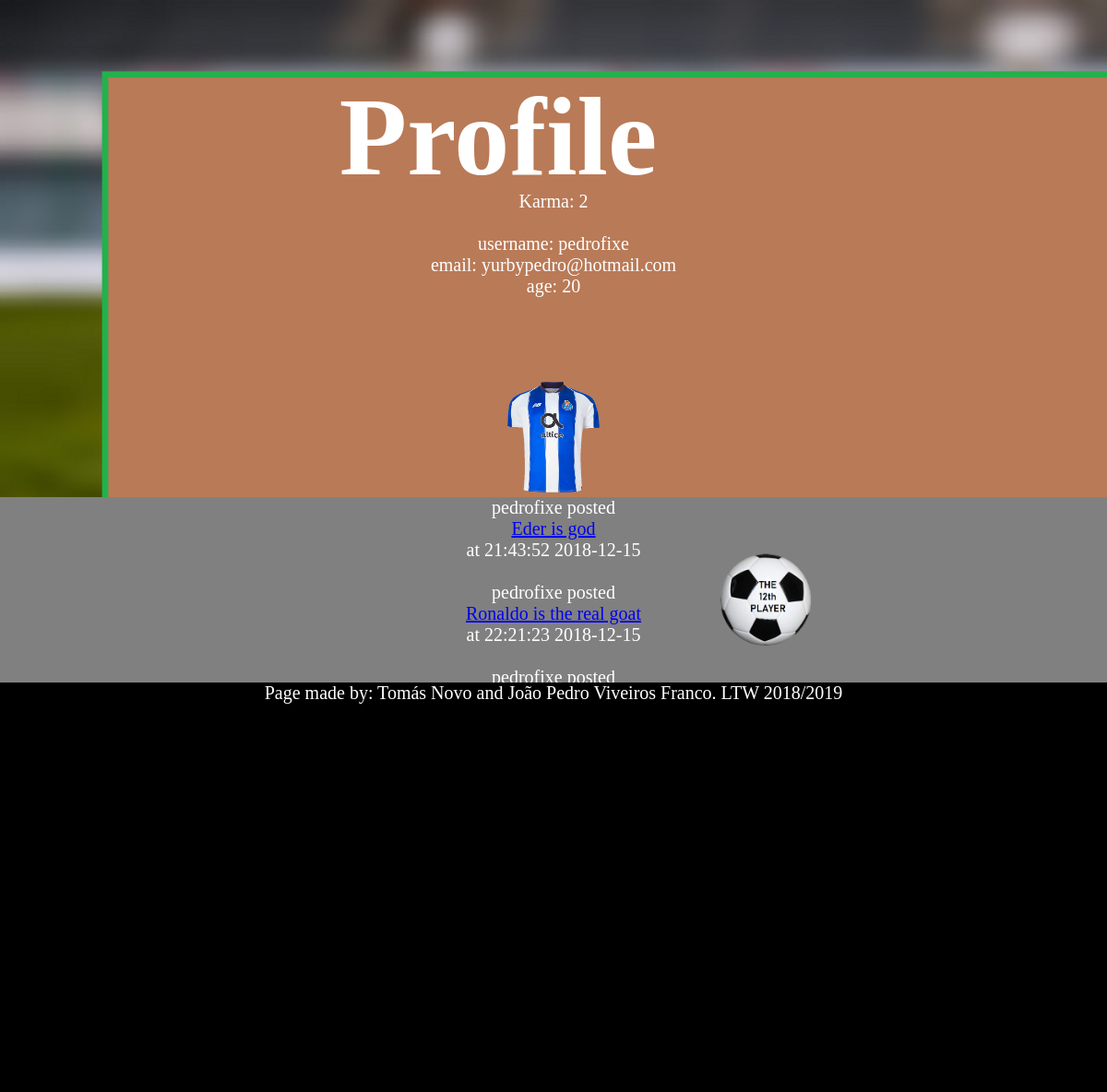
The page /profile.php?id=1 on the database its author committed.
### tables this page shows
CREATE TABLE User (
    idUser      INTEGER  NOT NULL PRIMARY KEY,

    username	VARCHAR (50) NOT NULL UNIQUE,
	password	VARCHAR NOT NULL,
	age 		INTEGER NOT NULL,
	email		VARCHAR (100) NOT NULL UNIQUE,
	pic			VARCHAR NOT NULL
);

CREATE TABLE Post (
	idPost		INTEGER NOT NULL PRIMARY KEY,
	idUser		INTEGER REFERENCES User (idUser),

	Title 		VARCHAR (100) NOT NULL,
	Text		VARCHAR (1000) NOT NULL,

	Link		VARCHAR NOT NULL,

	Date		INTEGER NOT NULL,

	Upvotes		INTEGER,
	Downvotes	INTEGER
);

### profile.php (the view, shortened to what this page needs)
<?php
    include_once("karma.php");
    if (isset($_GET['id']))
	    $id = preg_replace("/[^0-9]/", "", $_GET['id']);
    else
        $id = loggedIn();
 	$dbh = new PDO('sqlite:database.db');
	$dbh->setAttribute(PDO::ATTR_EMULATE_PREPARES, false);
	$query = $dbh->prepare('SELECT * FROM User WHERE idUser = ? ');
	if (!$query->execute(array($id)))
	{
		echo "\nPDO::errorInfo():\n";
		print_r($dbh->errorInfo());
		echo "Error!<br>";
	}
	$row = $query->fetch();
	$username = $row['username'];
	$age = $row['age'];
	$email = $row['email'];
    $pic = $row['pic'];
    $query = $dbh->prepare('SELECT P.idPost, P.Title, P.Date FROM User U, Post P WHERE U.idUser = P.idUser AND U.idUser = ?');
    if (!$query->execute(array($id)))
	{
		echo "\nPDO::errorInfo():\n";
		print_r($dbh->errorInfo());
		echo "Error!<br>";
    }
    $postLimit = 5;
	$posts = array();
	for ($i = 0; $i < $postLimit; $i++)
	{
		$fetched = $query->fetch();
		if ($fetched)
			$posts[] = $fetched;
	}
	$query = $dbh->prepare('SELECT C.idComment, C.idPost FROM User U, Comment C WHERE U.idUser = C.idUser AND U.idUser = ?');
	if (!$query->execute(array($id)))
	{
		echo "\nPDO::errorInfo():\n";
		print_r($dbh->errorInfo());
		echo "Error!<br>";
    }
    $commentLimit = 5;
	$comments = array();
	for ($i = 0; $i < $commentLimit; $i++)
	{
		$fetched = $query->fetch();
		if ($fetched)
			$comments[] = $fetched;
    }
?>
<!DOCTYPE html>
<html>
<head>
	<link href="style.css" rel="stylesheet">
</head>
<body>
    <div class="profile">
		<h1>Profile</h1>
        <br><br><br>
        Karma: <?php karma($id); ?><br><br>
        <div class="profileUsername">
			username: <a><?=$username?></a><br>
		</div>
		<div class="profileEmail">
			email: <a><?=$email?></a><br>
		</div>
		<div class="profileAge">
			age: <a><?=$age?></a><br>
		</div>
        <br><br><br><br>
        <img src="<?= $pic ?>" style="width:100px;height:120px;">
        <div class="posts">
            <?php
                foreach($posts as $post)
                {
                    $idPost = $post['idPost'];
                    $Title = $post['Title'];
                    $Date = $post['Date'];
                    $dateString = date('H:i:s Y-m-d', $Date);
                    echo "$username posted <a href=\"postPage.php?id=$idPost\">$Title</a> at $dateString<br><br>";
                }
            ?>
        </div>
        <br><br>
        <div class="comments">
            <?php
                foreach($comments as $comment)
                {
                    $idComment = $comment['idComment'];
                    $idPost = $comment['idPost'];
                    for ($i = 0; $i < count($posts); $i++)
                    {
                        if ($posts[$i]['idPost'] == $idPost)
                        {
                            $Title = $posts[$i]['Title'];
                        }
                    }
                    echo "$username commented on <a href=\"postPage.php?id=$idPost#comment$idComment\">$Title</a><br><br>";
                }
            ?>
        </div>
    </div>
	<div class="returnProfile">
	<a href="index.php">
		<img src="./12th.png">
	</a>
	</div>
<footer>
	<p>Page made by: Tomás Novo and João Pedro Viveiros Franco. LTW 2018/2019</p>
</footer>
</body>
</html>

### style.css (style rules this page uses)
* { margin: 0; padding: 0; }
footer { position: fixed; left: 0px; right: 0px; top: 740px; bottom: 0px; background-color: black; text-align: center; font-family: "Times New Roman", Times, serif; font-size: 20px; color: white; }
.profile { background-image: url(a.png); height: 800px; width: 100%; background-size: cover; font-family: "Times New Roman", Times, serif; position: absolute; color: white; font-size: 20px; text-align: center; }
.profile h1 { position: relative; top: 10%; font-size: 120px; margin-left: -10% }
.returnProfile { position: relative; margin-left: 65%; top: 600px; }
.posts { display: grid; grid-auto-rows: auto; margin-top: 0%; margin-bottom: 0%; margin: 0; padding: 0; background-color: grey; border-bottom: solid #5f99cf; border-width: thin; position: relative; align-items: left; background-attachment: scroll; }

### rows shown on the page
user: username "pedrofixe", email "yurbypedro@hotmail.com", age "20", pic (picture)
post: idUser.username "pedrofixe", Title "Eder is god", Date "21:43:52 2018-12-15"
post: idUser.username "pedrofixe", Title "Ronaldo is the real goat", Date "22:21:23 2018-12-15"
post: idUser.username "pedrofixe"

### other values the page prints
$karma "2"
